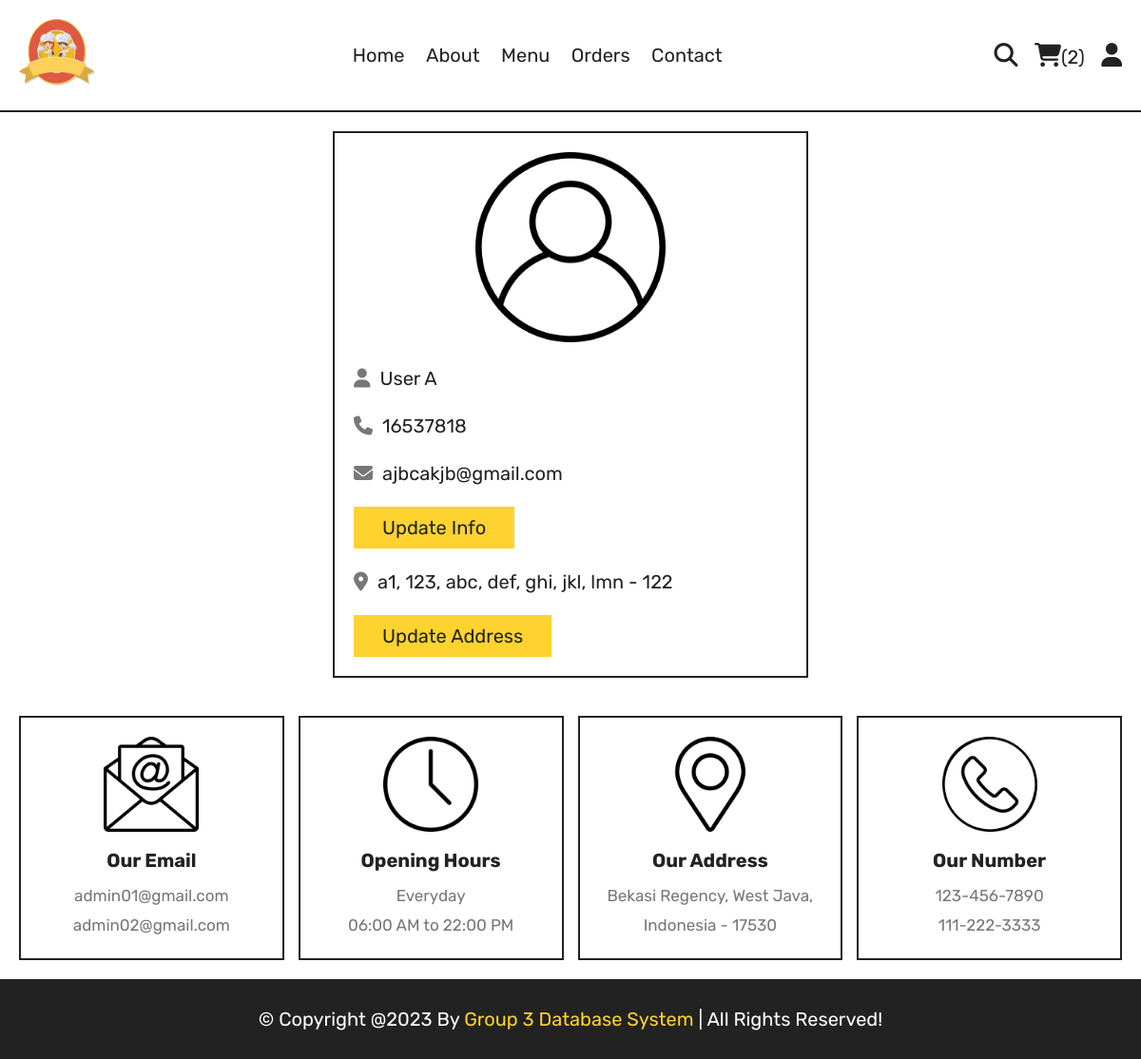
Page /profile.php (signed in) on the committed database.
### tables this page shows
CREATE TABLE `customer` (
  `CustomerID` int(100) NOT NULL,
  `Name` varchar(70) NOT NULL,
  `Email` varchar(140) NOT NULL,
  `Number` varchar(12) NOT NULL,
  `Password` varchar(70) NOT NULL,
  `Address` varchar(200) NOT NULL
);

### profile.php (the view, shortened to what this page needs)
<?php
   include 'components/connect.php';
?>
<!DOCTYPE html>
<html lang="en">
   <head>
      <link rel="stylesheet" href="https://cdnjs.cloudflare.com/ajax/libs/font-awesome/6.1.1/css/all.min.css">
      <link rel="stylesheet" href="css/style.css">
   </head>
   <body>
      <?php include 'components/user_header.php'; ?>
      <section class="user-details">
         <div class="user">
            <img src="images/user-icon.png" alt="">
            <p><i class="fas fa-user"></i><span><span><?= $fetch_profile['Name']; ?></span></span></p>
            <p><i class="fas fa-phone"></i><span><?= $fetch_profile['Number']; ?></span></p>
            <p><i class="fas fa-envelope"></i><span><?= $fetch_profile['Email']; ?></span></p>
            <a href="update_profile.php" class="btn">Update Info</a>
            <p class="address"><i class="fas fa-map-marker-alt"></i><span><?php if($fetch_profile['Address'] == ''){echo 'Please enter your address';}else{echo $fetch_profile['Address'];} ?></span></p>
            <a href="update_address.php" class="btn">Update Address</a>
         </div>
      </section>
      <?php include 'components/footer.php'; ?>
   </body>
</html>

### css/style.css (style rules this page uses)
:root { --yellow:#fed330; --red:#e74c3c; --white:#fff; --black:#222; --light-color:#777; --border:.2rem solid var(--black); }
* { font-family: 'Rubik', sans-serif; margin:0; padding:0; box-sizing: border-box; outline: none; border: none; text-decoration: none; }
html { font-size: 62.5%; overflow-x: hidden; scroll-behavior: smooth; stop-opacity: 7rem; }
section { margin:0 auto; max-width: 1200px; padding:2rem; }
.btn, .delete-btn { margin-top: 1rem; display: inline-block; font-size: 2rem; padding:1rem 3rem; cursor: pointer; text-transform: capitalize; transition: .2s linear; }
.btn { background-color: var(--yellow); color:var(--black); }
.user-details .user { max-width: 50rem; margin:0 auto; border:var(--border); padding:2rem; }
.user-details .user img { width: 100%; height: 20rem; object-fit: contain; margin-bottom: 1rem; }
.user-details .user p { padding:1rem 0; line-height: 1.5; font-size: 2rem; }
.user-details .user p span { color:var(--black); }
.user-details .user p i { margin-right: 1rem; color:var(--light-color); }
.user-details .user .address { margin-top: 1rem; }

### rows in the picture
customer: Name "User A", Number "16537818", Email "ajbcakjb@gmail.com", Address "a1, 123, abc, def, ghi, jkl, lmn - 122"

### other values in the picture
$total_cart_items "2"
